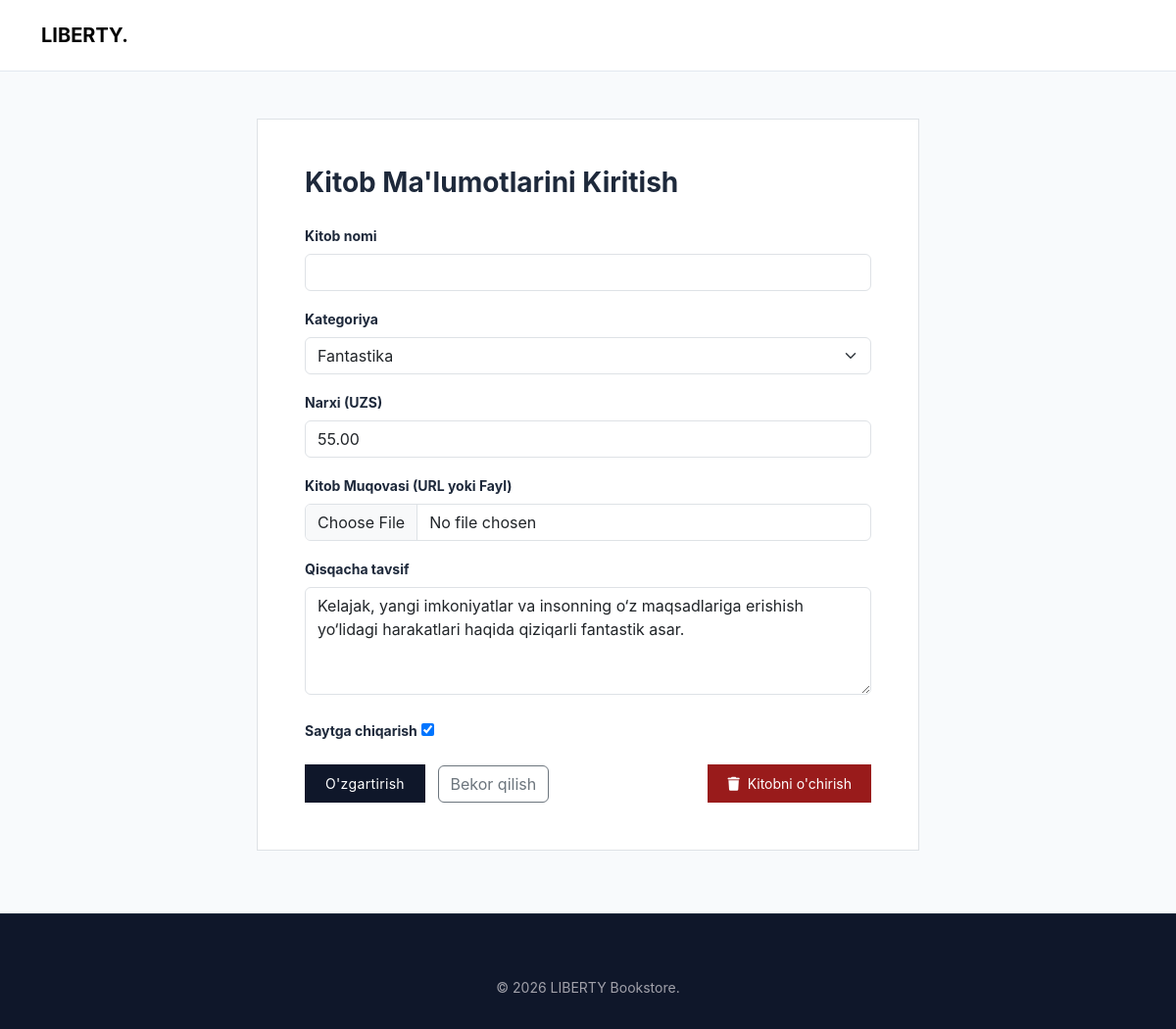
The page /book/3/update/ (signed in) on the database its author committed.
### main/models.py (models this page shows, shortened)
class Book(models.Model):
    title = models.CharField(max_length=255)
    introduction = models.TextField(null=True, blank=True)
    price = models.DecimalField(max_digits=10, decimal_places=2)
    image = models.ImageField(upload_to="images/", null=True, blank=True)
    created = models.DateTimeField(auto_now_add=True)
    updated = models.DateTimeField(auto_now=True)
    published = models.BooleanField(default=True)
    category = models.ForeignKey (Category, on_delete=models.CASCADE)
    class Meta:
        ordering = ('-created',)

### main/views.py (the view)
# urls.py: path('book/<int:book_id>/update/', update_book, name='book_update'),
@login_required(login_url='all_books')
def update_book(request, book_id):
    book = get_object_or_404(Book, id=book_id)
    if request.method == "POST":
        form = BookForm(data=request.POST,files=request.FILES,instance=book)
        if form.is_valid():
            form.save()
            messages.success(request, "Muvaffaqiyatli o'zgartirildi")
            return redirect('book_detail', book_id=book.id)
    else:
        form = BookForm(instance=book)
    context = {
        'form': form,
        'book': book,
        'title': "O'zgartirilmoqda: " + book.title
    }
    return render(request, 'main/book-form.html', context)

### main/forms.py (shortened to what this page needs)
class BookForm(forms.ModelForm):
    class Meta:
        model = Book
        fields = '__all__'
        widgets = {
            'title': forms.TextInput(attrs={
                "class": "form-control"
            }),
            'introduction': forms.Textarea(attrs={
                'class': "form-control",
                'rows': 4,
            }),
            'category': forms.Select(attrs={
                "class": "form-select"
            }),
            'price': forms.NumberInput(attrs={
                "class": "form-control"
            }),
            'image': forms.FileInput(attrs={
                'class': "form-control"
            })
        }

### main/models.py (called while the page is built)
    def __str__(self):
        return self.name

### templates/main/book-form.html (shortened to what this page needs)
{% extends 'base.html' %}
{% block header %}
    <nav class="navbar navbar-expand-lg main-navbar">
      <div class="container">
        <a class="navbar-brand fw-bold" href="{% url 'all_books' %}">LIBERTY.</a>
      </div>
    </nav>
{% endblock header %}
{% block main %}
  <main class="container my-5" style="max-width: 700px;">
    <div class="bg-white p-5 border">
      <h3 class="fw-bold mb-4">Kitob Ma'lumotlarini Kiritish</h3>
      <form method="post" enctype="multipart/form-data">
        <div class="mb-3">
          <label class="form-label small fw-bold">Kitob nomi</label>
          <input type="text" class="form-control" name="title">
        </div>
        <div class="mb-3">
          <label class="form-label small fw-bold">Kategoriya</label>
          {{ form.category }}
        </div>
        <div class="mb-3">
          <label class="form-label small fw-bold">Narxi (UZS)</label>
          {{ form.price }}
        </div>
        <div class="mb-3">
          <label class="form-label small fw-bold">Kitob Muqovasi (URL yoki Fayl)</label>
          {{ form.image }}
        </div>
        <div class="mb-4">
          <label class="form-label small fw-bold">Qisqacha tavsif</label>
          {{ form.introduction }}
        </div>
        <div class="mb-3">
          <label class="form-label small fw-bold">Saytga chiqarish</label>
          {{ form.published }}
        </div>
        <div class="d-flex justify-content-between">
          <div>
            <button type="submit" class="custom-btn-primary me-2">
              {% if request.path == '/book/add/' %}
              Saqlash
              {% else %}
              O'zgartirish
              {% endif %}
            </button>
            <a href="{% url 'all_books' %}" class="btn btn-outline-secondary">Bekor qilish</a>
          </div>
          <button type="reset" class="custom-btn-danger"><i class="fa-solid fa-trash me-2"></i>Kitobni o'chirish</button>
        </div>
      </form>
    </div>
  </main>
{% endblock main %}

### staticfiles/css/main.css (style rules this page uses)
:root { --color-slate-900: #0f172a; --color-slate-800: #1e293b; --color-slate-700: #334155; --color-slate-100: #f1f5f9; --color-slate-50: #f8fafc; --color-emerald-700: #047857; --color-emerald-800: #065f46; --color-zinc-400: #a1a1aa; --color-border: #e2e8f0; }
body { font-family: 'Inter', -apple-system, BlinkMacSystemFont, "Segoe UI", Roboto, sans-serif; background-color: var(--color-slate-50); color: var(--color-slate-800); margin: 0; padding: 0; }
a { text-decoration: none; color: inherit; }
.custom-btn-primary { background-color: var(--color-slate-900); color: #ffffff; border: 1px solid var(--color-slate-900); padding: 0.5rem 1.25rem; font-size: 0.875rem; letter-spacing: 0.025em; transition: all 0.2s ease; }
.custom-btn-danger { background-color: #991b1b; color: #ffffff; border: none; padding: 0.5rem 1.25rem; font-size: 0.875rem; }

### staticfiles/css/header-footer.css (style rules this page uses)
.main-navbar { padding: 1rem 0; }

### rows shown on the page
Book: category "Fantastika", price "55.00", introduction "Kelajak, yangi imkoniyatlar va insonning o‘z maqsadlariga erishish yo‘lidagi harakatlari haqida qiziqarli fantastik asar.", published "☑"
